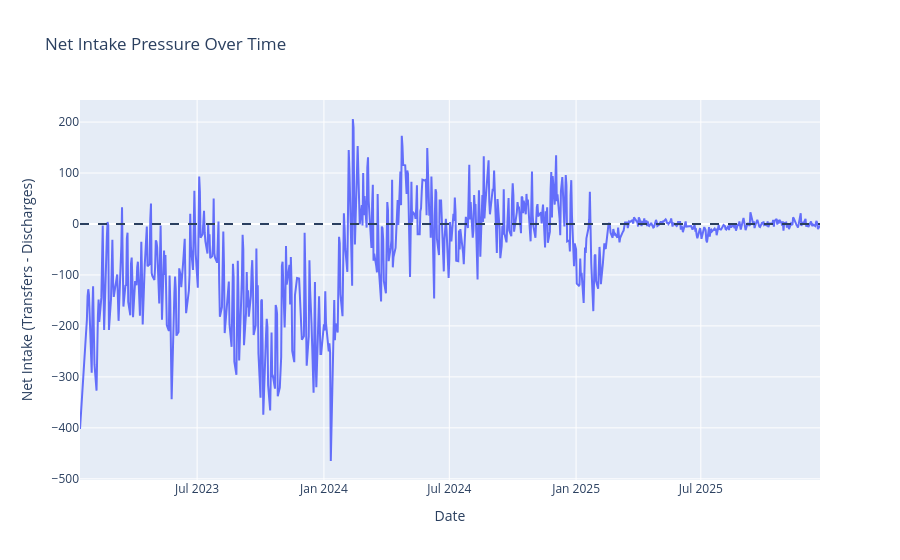

The notebook cell this image was saved under:
### Markdown cell above
#### Net Intake

### Code cell
fig = px.line(
    df,
    x = 'Date',
    y = 'Net_Intake',
    title= 'Net Intake Pressure Over Time',
    labels={
        'Date' : 'Date',
        'Net_Intake' : 'Net Intake (Transfers - Discharges)'
    }
)

fig.add_hline(                               #horizontal zero line to show the distinction in data over time
    y=0,
    line_dash = 'dash'
)

fig.update_layout(hovermode = 'x unified')

fig.show()

### Figure 1 — Plotly figure (JSON) as saved in the notebook; plotly's stock layout.template omitted (floating-point values rounded to 4 significant figures; data arrays with more than 128 entries replaced by an {"elided": "..."} marker saying what was removed)
{"data": [{"hovertemplate": "Date=%{x}<br>Net Intake (Transfers - Discharges)=%{y}<extra></extra>", "legendgroup": "", "line": {"color": "#636efa", "dash": "solid"}, "marker": {"symbol": "circle"}, "mode": "lines", "name": "", "orientation": "v", "showlegend": false, "type": "scatter", "x": {"elided": "720 str values"}, "xaxis": "x", "y": {"elided": "720 int values"}, "yaxis": "y"}], "layout": {"hovermode": "x unified", "legend": {"tracegroupgap": 0}, "shapes": [{"line": {"dash": "dash"}, "type": "line", "x0": 0, "x1": 1, "xref": "x domain", "y0": 0, "y1": 0, "yref": "y"}], "title": {"text": "Net Intake Pressure Over Time"}, "xaxis": {"anchor": "y", "domain": [0, 1], "title": {"text": "Date"}}, "yaxis": {"anchor": "x", "domain": [0, 1], "title": {"text": "Net Intake (Transfers - Discharges)"}}}}
